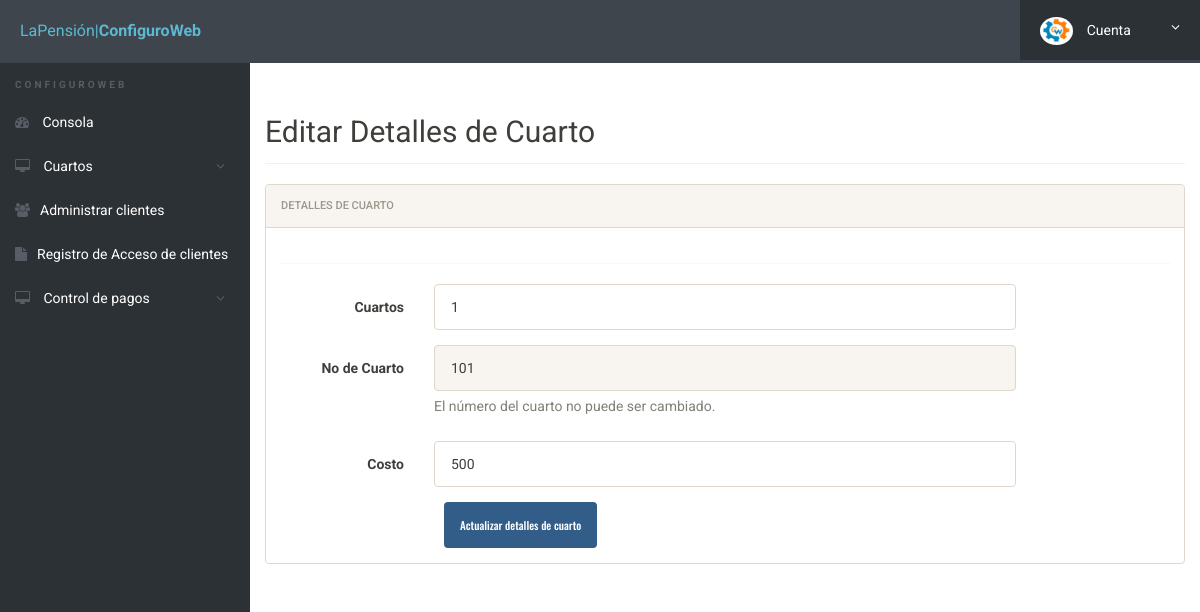
Screenshot of /admin/edit-room.php?id=22 (signed in) with the database file from the repository.
### tables this page shows
CREATE TABLE `rooms` (
  `id` int(11) NOT NULL,
  `seater` int(11) NOT NULL,
  `room_no` int(11) NOT NULL,
  `fees` int(11) NOT NULL,
  `posting_date` timestamp NOT NULL DEFAULT current_timestamp(),
  `clean` tinyint(1) DEFAULT 0
);

### admin/edit-room.php (the view, shortened to what this page needs)
<?php
include('includes/config.php');
?>
<!doctype html>
<html lang="en" class="no-js">
<head>
	<link rel="stylesheet" href="css/font-awesome.min.css">
	<link rel="stylesheet" href="css/bootstrap.min.css">
	<link rel="stylesheet" href="css/dataTables.bootstrap.min.css">>
	<link rel="stylesheet" href="css/bootstrap-social.css">
	<link rel="stylesheet" href="css/bootstrap-select.css">
	<link rel="stylesheet" href="css/fileinput.min.css">
	<link rel="stylesheet" href="css/awesome-bootstrap-checkbox.css">
	<link rel="stylesheet" href="css/style.css">
</head>
<body>
	<?php include('includes/header.php');?>
	<div class="ts-main-content">
		<?php include('includes/sidebar.php');?>
		<div class="content-wrapper">
			<div class="container-fluid">
				<div class="row">
					<div class="col-md-12">
						</br></br><h2 class="page-title">Editar Detalles de Cuarto </h2>
						<div class="row">
							<div class="col-md-12">
								<div class="panel panel-default">
									<div class="panel-heading">Detalles de Cuarto</div>
									<div class="panel-body">
										<form method="post" class="form-horizontal">
												<?php
												$id=$_GET['id'];
	$ret="select * from rooms where id=?";
		$stmt= $mysqli->prepare($ret) ;
	 $stmt->bind_param('i',$id);
	 $stmt->execute() ;
	 $res=$stmt->get_result();
	   while($row=$res->fetch_object())
	  {
	  	?>
						<div class="hr-dashed"></div>
						<div class="form-group">
						<label class="col-sm-2 control-label">Cuartos  </label>
					<div class="col-sm-8">
					<input type="text"  name="seater" value="<?php echo $row->seater;?>"  class="form-control"> </div>
					</div>
				 <div class="form-group">
				<label class="col-sm-2 control-label">No de Cuarto </label>
		<div class="col-sm-8">
	<input type="text" class="form-control" name="rmno" id="rmno" value="<?php echo $row->room_no;?>" disabled>
	<span class="help-block m-b-none">
													El número del cuarto no puede ser cambiado.</span>
						 </div>
						</div>
<div class="form-group">
									<label class="col-sm-2 control-label">Costo </label>
									<div class="col-sm-8">
									<input type="text" class="form-control" name="fees" value="<?php echo $row->fees;?>" >
												</div>
											</div>
<?php } ?>
												<div class="col-sm-8 col-sm-offset-2">
													<input class="btn btn-primary" type="submit" name="submit" value="Actualizar detalles de cuarto ">
												</div>
											</div>
									</div>
								</div>
							</div>
							</div>
						</div>
					</div>
				</div>
			</div>
</body>
</html>

### css/style.css (style rules this page uses)
html { font-size: 14px; }
@media only screen and (min-width: 480px) { html { font-size: 17px; } }
@media only screen and (min-width: 768px) { html { font-size: 14px; } }
body { font-size: 1em; }
.btn { font-family: 'Oswald', sans-serif; }
.hr-dashed { background-color: transparent; border-top: 1px dotted #edf0f5; color: transparent; height: 1px; margin: 20px 0; }
.panel { overflow: hidden; }
.btn { text-transform: none; }
.page-title { padding-bottom: 15px; margin-bottom: 20px; border-bottom: 1px solid #f0f0f0; }
.ts-main-content .content-wrapper { padding-top: 15px; margin-top: 20px; }
@media only screen and (min-width: 992px) { .ts-main-content .content-wrapper { margin-left: 250px; } }

### rows the page displays
rooms: seater "1", rmno "101", fees "500"
